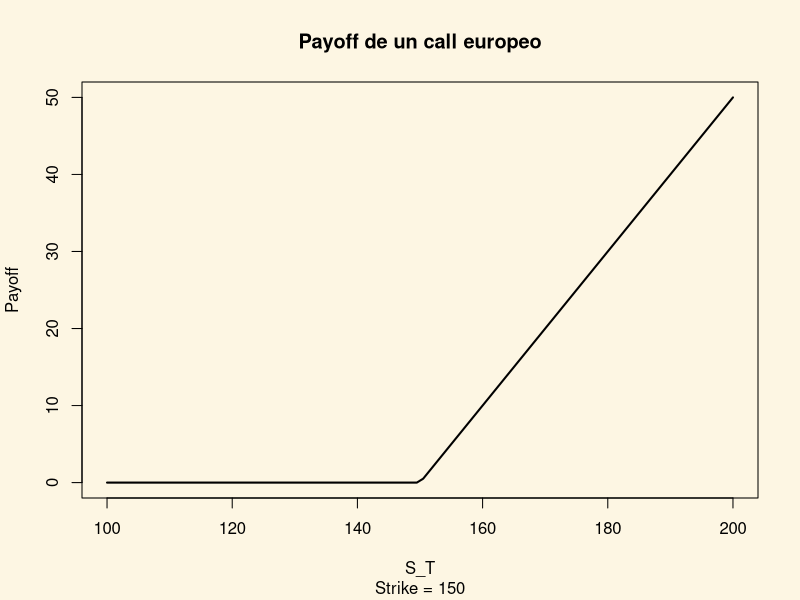
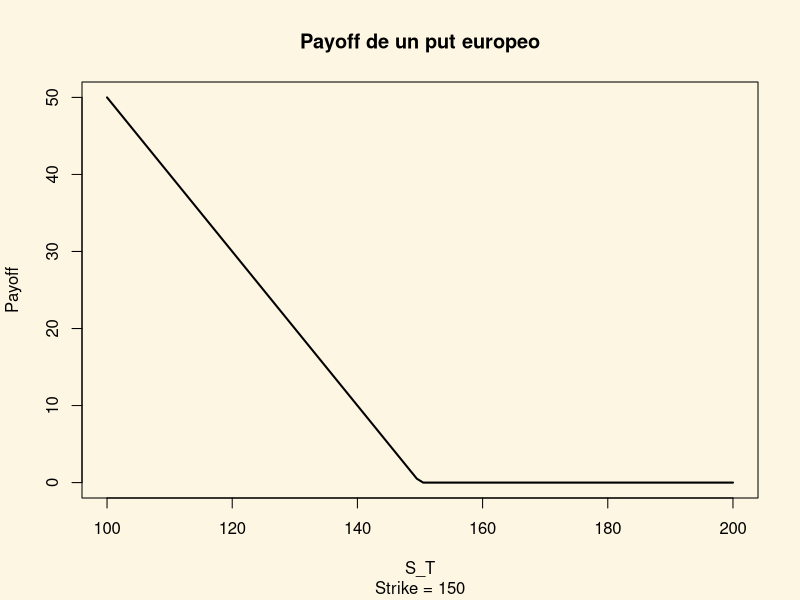

The R source for these figures, in order:
## ---- chunk 1
st <- seq(100, 200, le = 100)
strike <- 150
payoff <- pmax(st - strike, 0)
par(bg = "#FDF6E3")
plot(st, payoff, type = 'l', xlab = 'S_T', ylab = 'Payoff',
     main = 'Payoff de un call europeo', sub = 'Strike = 150', lwd = 2)
## ---- chunk 2
st <- seq(100, 200, le = 100)
strike <- 150
payoff <- pmax(strike - st, 0)
par(bg = "#FDF6E3")
plot(st, payoff, type = 'l', xlab = 'S_T', ylab = 'Payoff',
     main = 'Payoff de un put europeo', sub = 'Strike = 150', lwd = 2)
